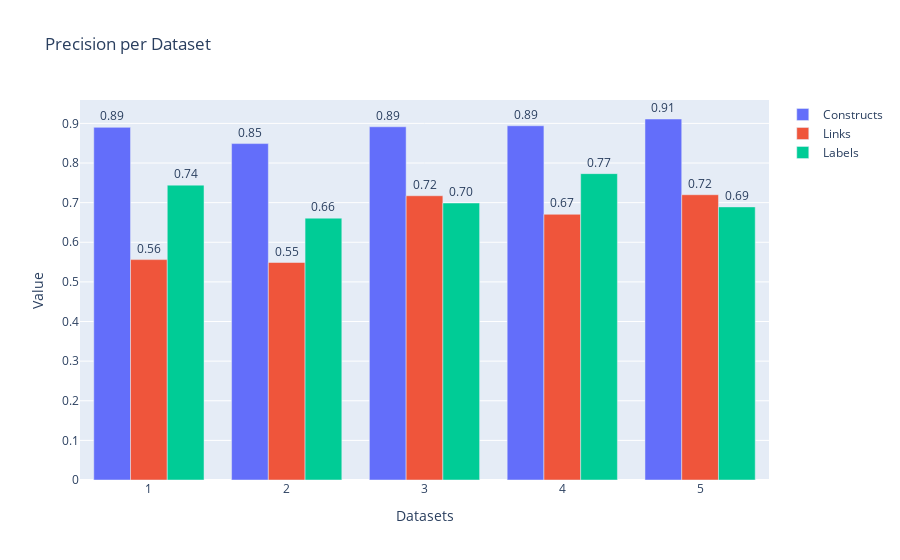
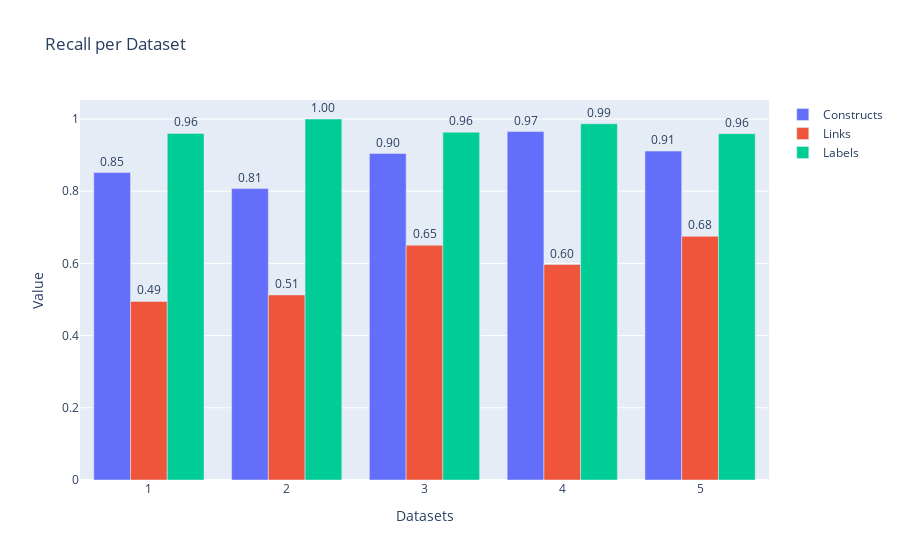
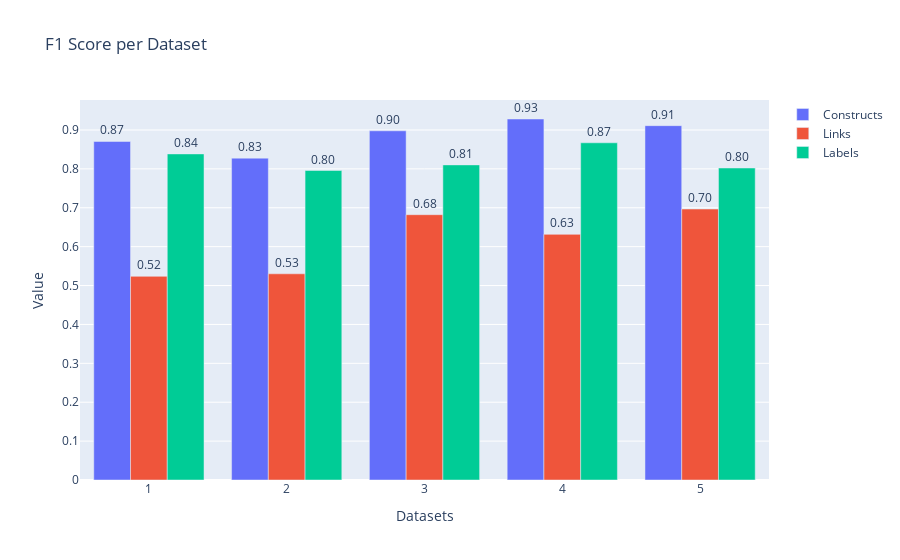

The cell these charts' notebook holds for them, in order:
### Code cell
# Function to create a grouped bar chart for a given metric
def create_grouped_bar_chart_by_metric(df, metric):
    metric_df = df[df['Metric'] == metric]
    fig = px.bar(metric_df, x="Version", y="Value", color="Category",
                 barmode='group',
                 text="Value",
                 title=f"{metric} per Dataset",
                 labels={'Category':''})
    
    fig.update_traces(texttemplate='%{text:.2f}', textposition='outside')
    fig.update_layout(xaxis_title="Datasets", yaxis_title="Value", uniformtext_minsize=8, uniformtext_mode='hide')
    
    return fig

# Create and show the figures for Precision, Recall, and F1-Score
precision_fig = create_grouped_bar_chart_by_metric(all_metrics, 'Precision')
precision_fig.show()

recall_fig = create_grouped_bar_chart_by_metric(all_metrics, 'Recall')
recall_fig.show()

f1_score_fig = create_grouped_bar_chart_by_metric(all_metrics, 'F1 Score')
f1_score_fig.show()

### Figure 1 — Plotly figure (JSON) as saved in the notebook; plotly's stock layout.template omitted (floating-point values rounded to 4 significant figures)
{"data": [{"alignmentgroup": "True", "hovertemplate": "=Constructs<br>Version=%{x}<br>Value=%{text}<extra></extra>", "legendgroup": "Constructs", "marker": {"color": "#636efa", "pattern": {"shape": ""}}, "name": "Constructs", "offsetgroup": "Constructs", "orientation": "v", "showlegend": true, "text": [0.89, 0.8491, 0.8915, 0.894, 0.9111], "textposition": "outside", "texttemplate": "%{text:.2f}", "type": "bar", "x": ["1", "2", "3", "4", "5"], "xaxis": "x", "y": [0.89, 0.8491, 0.8915, 0.894, 0.9111], "yaxis": "y"}, {"alignmentgroup": "True", "hovertemplate": "=Links<br>Version=%{x}<br>Value=%{text}<extra></extra>", "legendgroup": "Links", "marker": {"color": "#EF553B", "pattern": {"shape": ""}}, "name": "Links", "offsetgroup": "Links", "orientation": "v", "showlegend": true, "text": [0.5562, 0.5489, 0.7174, 0.6706, 0.72], "textposition": "outside", "texttemplate": "%{text:.2f}", "type": "bar", "x": ["1", "2", "3", "4", "5"], "xaxis": "x", "y": [0.5562, 0.5489, 0.7174, 0.6706, 0.72], "yaxis": "y"}, {"alignmentgroup": "True", "hovertemplate": "=Labels<br>Version=%{x}<br>Value=%{text}<extra></extra>", "legendgroup": "Labels", "marker": {"color": "#00cc96", "pattern": {"shape": ""}}, "name": "Labels", "offsetgroup": "Labels", "orientation": "v", "showlegend": true, "text": [0.7442, 0.6609, 0.6991, 0.7732, 0.6893], "textposition": "outside", "texttemplate": "%{text:.2f}", "type": "bar", "x": ["1", "2", "3", "4", "5"], "xaxis": "x", "y": [0.7442, 0.6609, 0.6991, 0.7732, 0.6893], "yaxis": "y"}], "layout": {"barmode": "group", "legend": {"title": {"text": ""}, "tracegroupgap": 0}, "title": {"text": "Precision per Dataset"}, "uniformtext": {"minsize": 8, "mode": "hide"}, "xaxis": {"anchor": "y", "domain": [0, 1], "title": {"text": "Datasets"}}, "yaxis": {"anchor": "x", "domain": [0, 1], "title": {"text": "Value"}}}}

### Figure 2 — Plotly figure (JSON) as saved in the notebook; plotly's stock layout.template omitted (floating-point values rounded to 4 significant figures)
{"data": [{"alignmentgroup": "True", "hovertemplate": "=Constructs<br>Version=%{x}<br>Value=%{text}<extra></extra>", "legendgroup": "Constructs", "marker": {"color": "#636efa", "pattern": {"shape": ""}}, "name": "Constructs", "offsetgroup": "Constructs", "orientation": "v", "showlegend": true, "text": [0.8517, 0.8072, 0.9043, 0.9652, 0.9111], "textposition": "outside", "texttemplate": "%{text:.2f}", "type": "bar", "x": ["1", "2", "3", "4", "5"], "xaxis": "x", "y": [0.8517, 0.8072, 0.9043, 0.9652, 0.9111], "yaxis": "y"}, {"alignmentgroup": "True", "hovertemplate": "=Links<br>Version=%{x}<br>Value=%{text}<extra></extra>", "legendgroup": "Links", "marker": {"color": "#EF553B", "pattern": {"shape": ""}}, "name": "Links", "offsetgroup": "Links", "orientation": "v", "showlegend": true, "text": [0.4947, 0.5127, 0.6502, 0.5969, 0.675], "textposition": "outside", "texttemplate": "%{text:.2f}", "type": "bar", "x": ["1", "2", "3", "4", "5"], "xaxis": "x", "y": [0.4947, 0.5127, 0.6502, 0.5969, 0.675], "yaxis": "y"}, {"alignmentgroup": "True", "hovertemplate": "=Labels<br>Version=%{x}<br>Value=%{text}<extra></extra>", "legendgroup": "Labels", "marker": {"color": "#00cc96", "pattern": {"shape": ""}}, "name": "Labels", "offsetgroup": "Labels", "orientation": "v", "showlegend": true, "text": [0.96, 1, 0.9634, 0.9868, 0.9595], "textposition": "outside", "texttemplate": "%{text:.2f}", "type": "bar", "x": ["1", "2", "3", "4", "5"], "xaxis": "x", "y": [0.96, 1, 0.9634, 0.9868, 0.9595], "yaxis": "y"}], "layout": {"barmode": "group", "legend": {"title": {"text": ""}, "tracegroupgap": 0}, "title": {"text": "Recall per Dataset"}, "uniformtext": {"minsize": 8, "mode": "hide"}, "xaxis": {"anchor": "y", "domain": [0, 1], "title": {"text": "Datasets"}}, "yaxis": {"anchor": "x", "domain": [0, 1], "title": {"text": "Value"}}}}

### Figure 3 — Plotly figure (JSON) as saved in the notebook; plotly's stock layout.template omitted (floating-point values rounded to 4 significant figures)
{"data": [{"alignmentgroup": "True", "hovertemplate": "=Constructs<br>Version=%{x}<br>Value=%{text}<extra></extra>", "legendgroup": "Constructs", "marker": {"color": "#636efa", "pattern": {"shape": ""}}, "name": "Constructs", "offsetgroup": "Constructs", "orientation": "v", "showlegend": true, "text": [0.8704, 0.8276, 0.8979, 0.9282, 0.9111], "textposition": "outside", "texttemplate": "%{text:.2f}", "type": "bar", "x": ["1", "2", "3", "4", "5"], "xaxis": "x", "y": [0.8704, 0.8276, 0.8979, 0.9282, 0.9111], "yaxis": "y"}, {"alignmentgroup": "True", "hovertemplate": "=Links<br>Version=%{x}<br>Value=%{text}<extra></extra>", "legendgroup": "Links", "marker": {"color": "#EF553B", "pattern": {"shape": ""}}, "name": "Links", "offsetgroup": "Links", "orientation": "v", "showlegend": true, "text": [0.5237, 0.5302, 0.6822, 0.6316, 0.6968], "textposition": "outside", "texttemplate": "%{text:.2f}", "type": "bar", "x": ["1", "2", "3", "4", "5"], "xaxis": "x", "y": [0.5237, 0.5302, 0.6822, 0.6316, 0.6968], "yaxis": "y"}, {"alignmentgroup": "True", "hovertemplate": "=Labels<br>Version=%{x}<br>Value=%{text}<extra></extra>", "legendgroup": "Labels", "marker": {"color": "#00cc96", "pattern": {"shape": ""}}, "name": "Labels", "offsetgroup": "Labels", "orientation": "v", "showlegend": true, "text": [0.8384, 0.7958, 0.8103, 0.8671, 0.8023], "textposition": "outside", "texttemplate": "%{text:.2f}", "type": "bar", "x": ["1", "2", "3", "4", "5"], "xaxis": "x", "y": [0.8384, 0.7958, 0.8103, 0.8671, 0.8023], "yaxis": "y"}], "layout": {"barmode": "group", "legend": {"title": {"text": ""}, "tracegroupgap": 0}, "title": {"text": "F1 Score per Dataset"}, "uniformtext": {"minsize": 8, "mode": "hide"}, "xaxis": {"anchor": "y", "domain": [0, 1], "title": {"text": "Datasets"}}, "yaxis": {"anchor": "x", "domain": [0, 1], "title": {"text": "Value"}}}}
